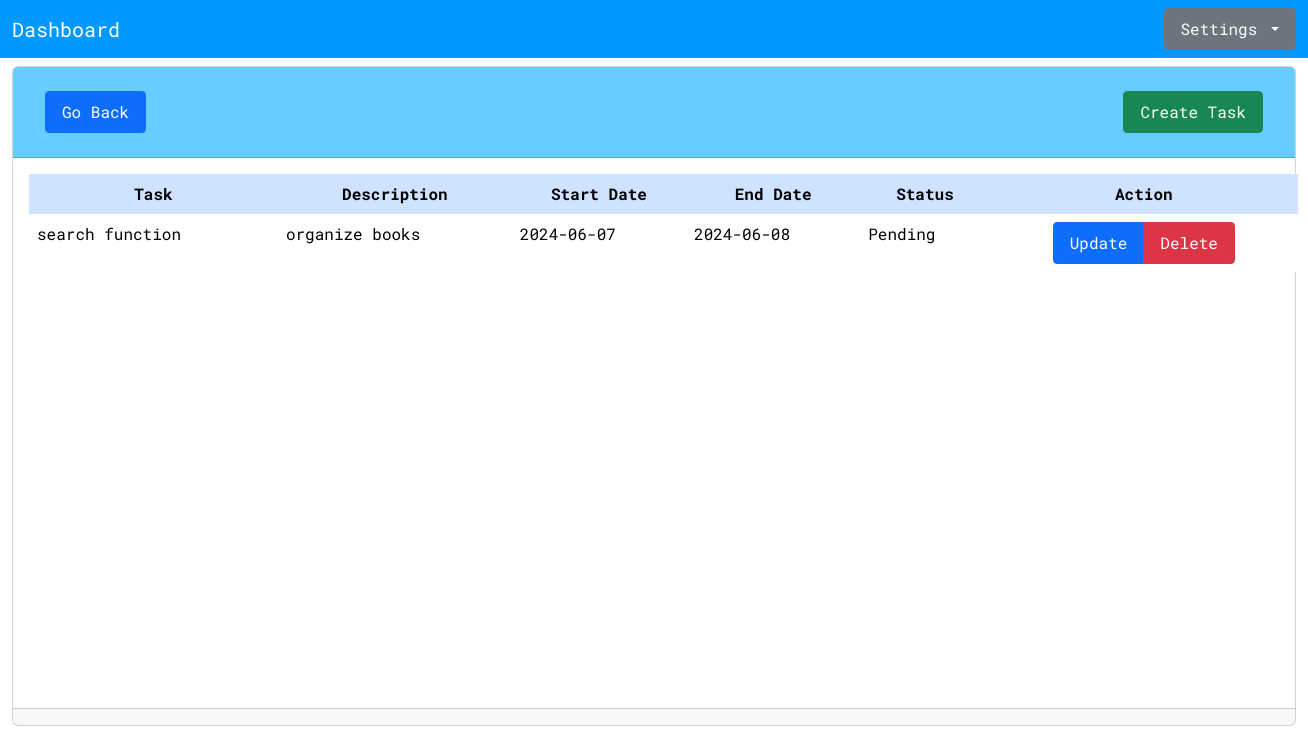
/sites/task.php?project_id=11 (signed in), run on the app's committed database.
### tables this page shows
CREATE TABLE `tbl_tasks` (
  `task_id` int(10) NOT NULL,
  `project_id` int(10) NOT NULL,
  `name` varchar(50) NOT NULL,
  `description` text NOT NULL,
  `start_date` date NOT NULL,
  `end_date` date NOT NULL,
  `status` varchar(50) NOT NULL
);

### models/displayTasks.php (the view)
<?php
if (isset($_GET['project_id'])) {
  include '../config/db_connection.php';
  $project_id = mysqli_real_escape_string($conn, $_GET['project_id']);
  if ($project_id !== null) {
    $sql = "SELECT * FROM tbl_tasks WHERE project_id = '$project_id'";
    $result = $conn->query($sql);
    if ($result->num_rows > 0) {
      while ($row = $result->fetch_assoc()) {
?>
        <tr>
          <td><?php echo $row['name']; ?></td>
          <td><?php echo $row['description']; ?></td>
          <td><?php echo $row['start_date']; ?></td>
          <td><?php echo $row['end_date']; ?></td>
          <td><?php echo $row['status']; ?></td>
          <td class="text-center">
            <div class="btn-group">
              <button type="button" class="btn btn-primary" onclick="updateTask(this.value)" value="<?php echo $row['task_id']; ?>">Update</button>
              <button type="button" class="btn btn-danger" onclick="deleteTask(this.value)" value="<?php echo $row['task_id']; ?>">Delete</button>
            </div>
          </td>
        </tr>
      <?php
      }
    } else {
      ?>
      <tr>
        <td colspan="6" class="text-center text-danger">No Tasks Found</td>
      </tr>
<?php
    }
  }
}
?>

### assets/global css/index.css (style rules this page uses)
body { font-family: Roboto Mono; }
.btn { padding: 0.5rem 1rem; font-size: 1rem; border-radius: 0.25rem; }

### data on the page
tbl_tasks: name "search function", description "organize books", start_date "2024-06-07", end_date "2024-06-08", status "Pending", $row['task_id'] 116 (drawn)
